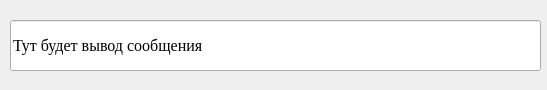
<?xml version="1.0" encoding="UTF-8"?>
<ui version="4.0">
 <class>Debug</class>
 <widget class="QWidget" name="Debug">
  <property name="geometry">
   <rect>
    <x>0</x>
    <y>0</y>
    <width>547</width>
    <height>90</height>
   </rect>
  </property>
  <property name="windowTitle">
   <string>Тут название окна</string>
  </property>
  <widget class="QLineEdit" name="debug_text">
   <property name="geometry">
    <rect>
     <x>10</x>
     <y>20</y>
     <width>531</width>
     <height>51</height>
    </rect>
   </property>
   <property name="font">
    <font>
     <family>Georgia</family>
     <pointsize>12</pointsize>
    </font>
   </property>
   <property name="focusPolicy">
    <enum>Qt::StrongFocus</enum>
   </property>
   <property name="contextMenuPolicy">
    <enum>Qt::DefaultContextMenu</enum>
   </property>
   <property name="layoutDirection">
    <enum>Qt::LeftToRight</enum>
   </property>
   <property name="text">
    <string>Тут будет вывод сообщения</string>
   </property>
   <property name="frame">
    <bool>true</bool>
   </property>
   <property name="readOnly">
    <bool>true</bool>
   </property>
  </widget>
 </widget>
 <resources/>
 <connections/>
</ui>
